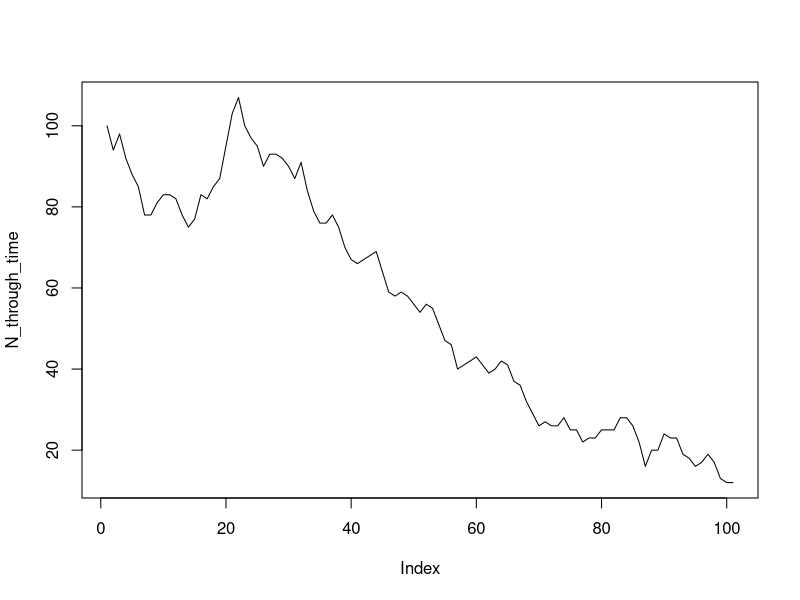
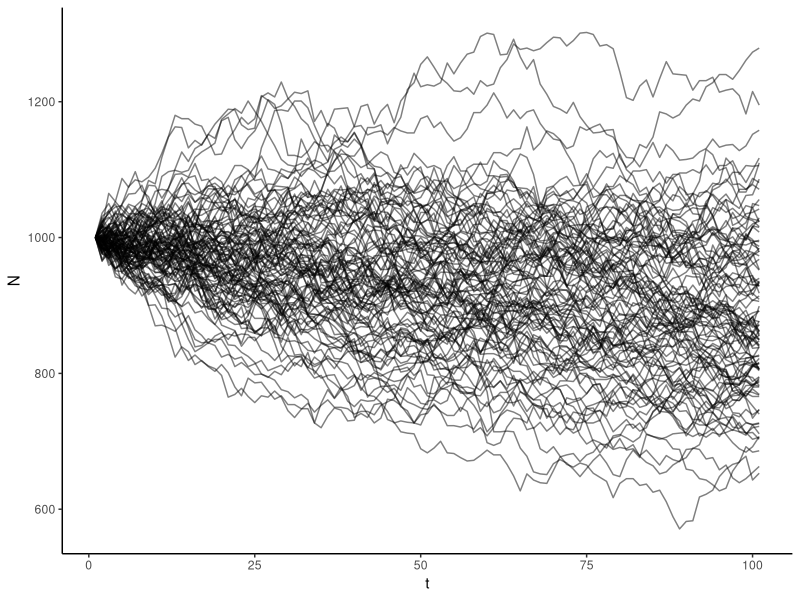
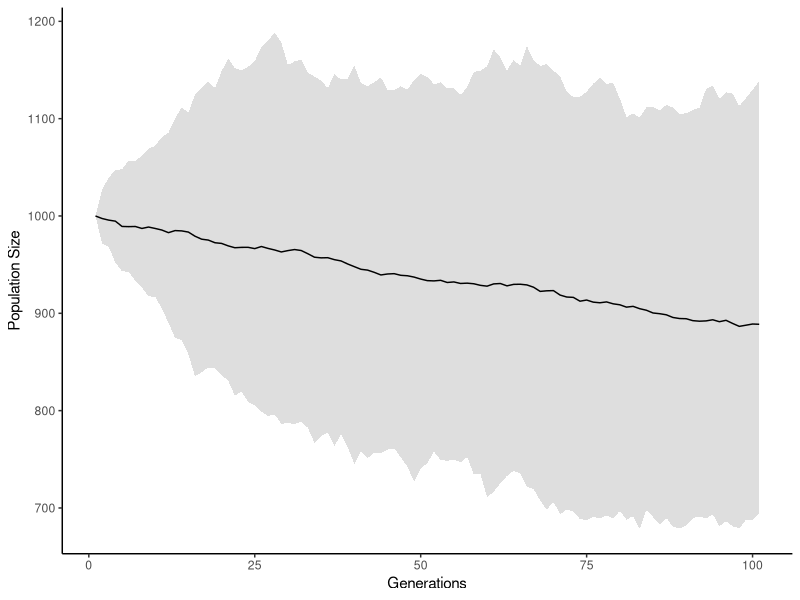

The R script that drew these images, in order:
library(tidyverse)


start_N <- 100
death_rate <- 0.1
birth_rate <- 1.0
survival_to_adult <- 0.1

N_through_time <- c(start_N)
num_generations <- 100

N_t <- start_N
for (t in 1:num_generations) {
   # first we do death
  num_dead <- rbinom(n = 1, size = N_t, prob = death_rate)
  N_t <- N_t - num_dead

  # now we produce offspring, from a Poisson distribution with mean birth_rate
  num_offspring <- sum(rpois(n = N_t, lambda = birth_rate))

  # from those offspring, most will not make it:
  num_dead_offspring <- rbinom(n = 1, size = num_offspring, prob = 1 - survival_to_adult)
  num_offspring <- num_offspring - num_dead_offspring

  N_t <- N_t + num_offspring
  N_through_time <- c(N_through_time, N_t)
}

plot(N_through_time, type = "l")

# now, let's make this a bit more general, so we can do this many times:
sim_demography <- function(N_0,
                           birth_rate,
                           death_rate,
                           survival_to_adult,
                           num_generations) {

  N_through_time <- c(N_0)
  N_t <- N_0
  for (t in 1:num_generations) {
    # first we do death
    num_dead <- rbinom(n = 1, size = N_t, prob = death_rate)
    N_t <- N_t - num_dead

    # now we produce offspring, from a Poisson distribution with mean birth_rate
    num_offspring <- sum(rpois(n = N_t, lambda = birth_rate))

    # from those offspring, most will not make it:
    num_dead_offspring <- rbinom(n = 1, size = num_offspring, prob = 1 - survival_to_adult)
    num_offspring <- num_offspring - num_dead_offspring

    N_t <- N_t + num_offspring
    N_through_time <- c(N_through_time, N_t)
  }
  return(N_through_time)
}

# now we can do many runs:
to_plot <- c()
for (r in 1:100) {
  simulation_result <- sim_demography(N_0 = 1000,
                                      birth_rate = 1.1,
                                      death_rate = 0.1,
                                      survival_to_adult = 0.1,
                                      num_generations = 100)
  to_add <- cbind(r, 1:(num_generations+1), simulation_result)
  to_plot <- rbind(to_plot, to_add)

  # output progress to screen:
  cat(r, "\n")
}

colnames(to_plot) <- c("r", "t", "N")
to_plot <- tibble::as_tibble(to_plot)
ggplot(to_plot, aes(x = t, y = N, group = r)) +
  geom_line( alpha = 0.5) +
  theme_classic()

# or we can plot 95%:
to_plot %>%
  group_by(t) %>%
  summarise("mean_N" = mean(N),
            "max_N" = quantile(N, 0.975),
            "min_N" = quantile(N, 0.025)) %>%
  ggplot(aes(x = t, y = mean_N)) +
    geom_ribbon(aes(x = t, ymin = min_N, ymax = max_N),
                fill = "grey", alpha = 0.5) +
    theme_classic() +
    geom_line() +
    xlab("Generations") +
    ylab("Population Size")







